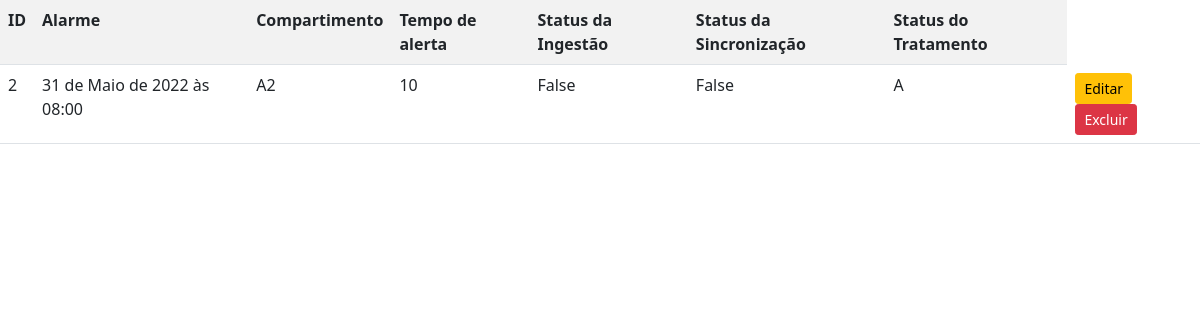
Screenshot of /listar/doses_tratamentos/ (signed in) with the database file from the repository.
### cadastros/models.py (models this page shows, shortened)
class DosesTratamento(models.Model):
    STATUS_TRATAMENTO = [
        ('A', 'Ativo'),
        ('I', 'Inativo')
    ]
    alarme = models.DateTimeField()
    compartimento_caixa = models.CharField(max_length=10, verbose_name='Compartimento')
    tempo_alerta_especifico = models.CharField(max_length=20, verbose_name='Tempo de alerta')
    status_ingestao = models.BooleanField(verbose_name='Status da Ingestão', default=False)
    status_sincronizacao = models.BooleanField(verbose_name='Status da Sincronização', default=False)
    status_tratamento = models.CharField(max_length=50, choices=STATUS_TRATAMENTO, default='A')
    usuario = models.ForeignKey(User, on_delete=models.PROTECT)

### cadastros/views.py (the view)
# urls.py: path('listar/doses_tratamentos/', DosesTratamentoList.as_view(), name='listar-doses-tratamentos'),
class DosesTratamentoList(LoginRequiredMixin, ListView):
    login_url = reverse_lazy('login')
    model = DosesTratamento
    template_name = 'cadastros/listar-doses-tratamentos.html'
    def get_queryset(self):
        self.object_list = DosesTratamento.objects.filter(usuario=self.request.user)
        return self.object_list

### cadastros/templates/cadastros/listar-doses-tratamentos.html (shortened to what this page needs)
{% load static %}
<!DOCTYPE html>
<html lang="pt-br">
<head>
    <link rel="stylesheet" href="{% static 'css/bootstrap.min.css' %}">
    <link rel="stylesheet" href="{% static 'css/font-awesome.min.css' %}">
</head>
<body>
   <table class="table table-striped">
       <tr>
           <th>ID</th>
           <th>Alarme</th>
           <th>Compartimento</th>
           <th>Tempo de alerta</th>
           <th>Status da Ingestão</th>
           <th>Status da Sincronização</th>
           <th>Status do Tratamento</th>
       </tr>
       {% for dose_tratamento in object_list %}
       <tr>
           <td>{{ dose_tratamento.pk }}</td>
           <td>{{ dose_tratamento.alarme }}</td>
           <td>{{ dose_tratamento.compartimento_caixa }}</td>
           <td>{{ dose_tratamento.tempo_alerta_especifico }}</td>
           <td>{{ dose_tratamento.status_ingestao }}</td>
           <td>{{ dose_tratamento.status_sincronizacao }}</td>
           <td>{{ dose_tratamento.status_tratamento }}</td>
           <td>
               <a href="{% url 'atualizar-doses-tratamento' dose_tratamento.pk %}" class="btn btn-warning btn-sm">Editar</a>
               <a href="{% url 'excluir-doses-tratamento' dose_tratamento.pk %}" class="btn btn-danger btn-sm">Excluir</a>
           </td>
       </tr>
       {% empty %}
       <tr>
           <td colspan="100%">Nenhum tratamento cadastrado!</td>
       </tr>
       {% endfor %}
   </table>
</body>
</html>

### rows the page displays
DosesTratamento: pk "2", alarme "31 de Maio de 2022 às 08:00", compartimento_caixa "A2", tempo_alerta_especifico "10", status_ingestao "False", status_sincronizacao "False", status_tratamento "A"
